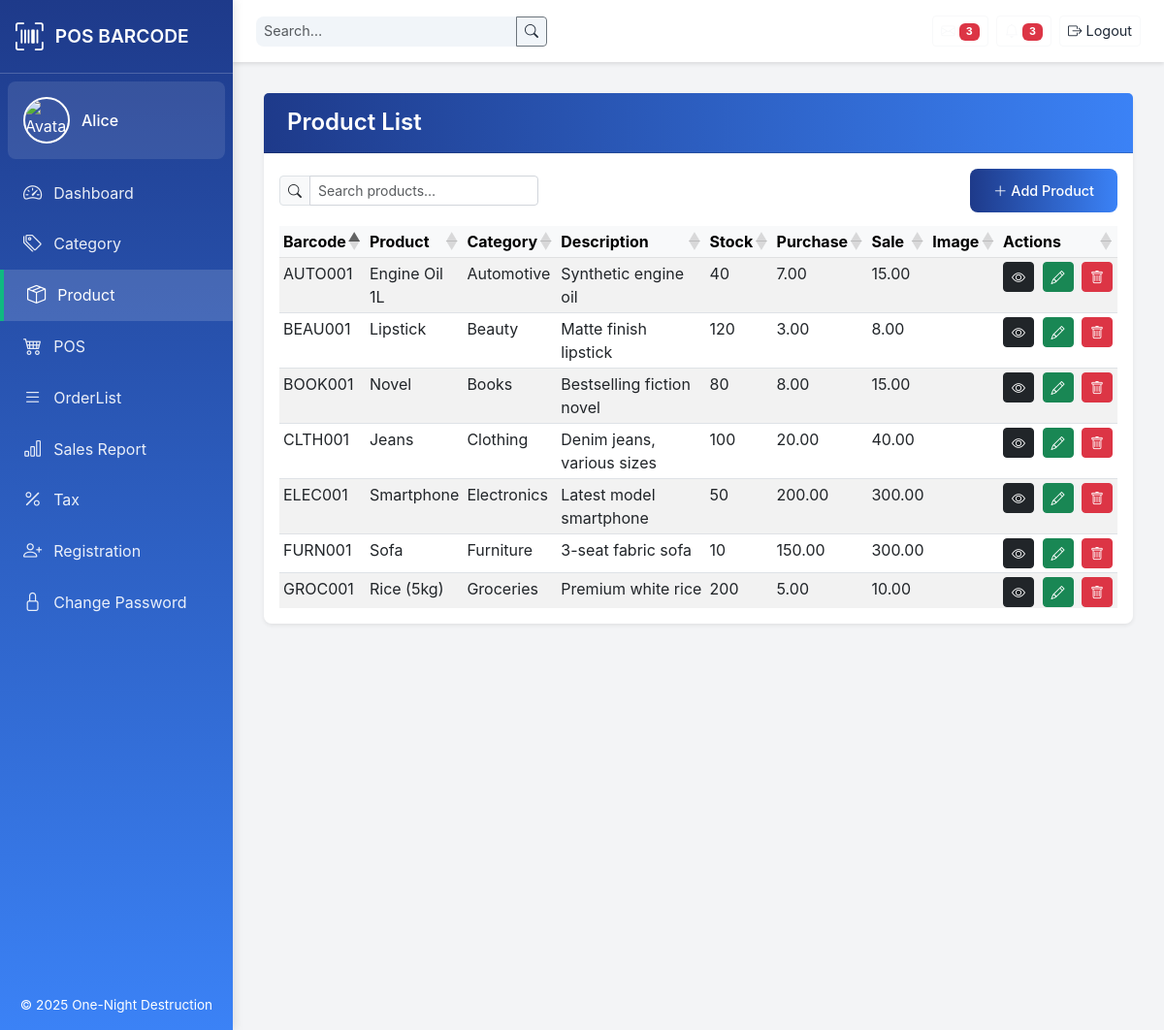
Page /views/product.php (signed in) on the committed database.
### tables this page shows
CREATE TABLE Tbl_Product (
  Product_id     INT             NOT NULL AUTO_INCREMENT,
  Barcode        VARCHAR(1000)   NOT NULL UNIQUE,
  Product_name   VARCHAR(200)    NOT NULL,
  Category_id    INT             NOT NULL,
  Description    VARCHAR(2000),
  Stock          INT             NOT NULL DEFAULT 0,
  Purchase_price DECIMAL(10,2)   NOT NULL,
  Sale_price     DECIMAL(10,2)   NOT NULL,
  Image          VARCHAR(500),
  PRIMARY KEY (Product_id),
  INDEX idx_category (Category_id),
  FOREIGN KEY (Category_id)
    REFERENCES Tbl_Category(Category_id)
    ON DELETE RESTRICT
    ON UPDATE CASCADE
);

CREATE TABLE Tbl_Category (
  Category_id   INT          NOT NULL AUTO_INCREMENT,
  Category_name VARCHAR(200) NOT NULL,
  PRIMARY KEY (Category_id)
);

### views/product.php (the view, shortened to what this page needs)
<?php
include_once __DIR__ . '/../config/db.php';
$sql = <<<SQL
  SELECT
    p.Barcode,
    p.Product_name      AS Product,
    c.Category_name     AS Category,
    p.Description,
    p.Stock,
    p.Purchase_price    AS PurchasePrice,
    p.Sale_price        AS SalePrice,
    p.Image
  FROM Tbl_Product p
  LEFT JOIN Tbl_Category c USING(Category_id)
  ORDER BY p.Product_name
SQL;
$res      = $conn->query($sql);
$products = $res->fetch_all(MYSQLI_ASSOC);
$pageTitle = 'Product List';
include __DIR__ . '/templates/header.php';
?>
<link
  rel="stylesheet"
  href="https://cdn.datatables.net/1.13.6/css/dataTables.bootstrap5.min.css"
/>
<div class="card shadow-sm mb-4">
  <div class="card-header bg-white">
    <h1 class="h5 mb-0"><?= htmlentities($pageTitle) ?></h1>
  </div>
  <div class="card-body p-3">
    <div class="d-flex justify-content-between align-items-center mb-2">
      <div id="dt-search-container"></div>
      <a href="add_product.php" class="btn btn-primary btn-sm">
        <i class="bi-plus-lg"></i> Add Product
      </a>
    </div>
    <div class="table-responsive" style="max-height:400px; overflow-y:auto;">
      <table
        id="product-table"
        class="table table-hover table-striped table-sm mb-0"
        style="width:100%">
        <thead class="table-light position-sticky top-0">
          <tr>
            <th>Barcode</th>
            <th>Product</th>
            <th>Category</th>
            <th>Description</th>
            <th>Stock</th>
            <th>Purchase</th>
            <th>Sale</th>
            <th>Image</th>
            <th>Actions</th>
          </tr>
        </thead>
        <tbody>
          <?php foreach ($products as $row): ?>
          <tr>
            <td><?= htmlspecialchars($row['Barcode']) ?></td>
            <td><?= htmlspecialchars($row['Product']) ?></td>
            <td><?= htmlspecialchars($row['Category']) ?></td>
            <td><?= htmlspecialchars($row['Description']) ?></td>
            <td><?= htmlspecialchars($row['Stock']) ?></td>
            <td><?= number_format($row['PurchasePrice'],2) ?></td>
            <td><?= number_format($row['SalePrice'],2) ?></td>
            <td>
            </td>
            <td class="text-nowrap">
              <a href="view_product.php?barcode=<?= urlencode($row['Barcode']) ?>"
                 class="btn btn-sm btn-dark" title="View">
                <i class="bi-eye"></i>
              </a>
              <a href="edit_product.php?barcode=<?= urlencode($row['Barcode']) ?>"
                 class="btn btn-sm btn-success ms-1" title="Edit">
                <i class="bi-pencil"></i>
              </a>
              <a href="delete_product.php?barcode=<?= urlencode($row['Barcode']) ?>"
                 onclick="return confirm('Delete this product?')"
                 class="btn btn-sm btn-danger ms-1" title="Delete">
                <i class="bi-trash"></i>
              </a>
            </td>
          </tr>
          <?php endforeach; ?>
        </tbody>
      </table>
    </div>
  </div>
</div>
<?php include __DIR__ . '/templates/footer.php'; ?>

### views/templates/header.php (shortened to what this page needs)
<?php
$self = basename($_SERVER['PHP_SELF']);
$username = $_SESSION['username'] ?? 'Guest';
$navItems = [
    'dashboard.php'       => ['bi-speedometer2', 'Dashboard'],
    'category.php'        => ['bi-tags',        'Category'],
    'product.php'         => ['bi-box-seam',    'Product'],
    'pos.php'             => ['bi-cart4',       'POS'],
    'orderlist.php'       => ['bi-list',        'OrderList'],
    'sales_report.php'    => ['bi-bar-chart',   'Sales Report'],
    'tax.php'             => ['bi-percent',     'Tax'],
    'registration.php'    => ['bi-person-plus', 'Registration'],
    'change_password.php' => ['bi-lock',        'Change Password'],
];
?>
<!DOCTYPE html>
<html lang="en">
<head>
    <link href="https://cdn.jsdelivr.net/npm/bootstrap@5.3.0/dist/css/bootstrap.min.css" rel="stylesheet">
    <link href="https://cdn.jsdelivr.net/npm/bootstrap-icons@1.10.5/font/bootstrap-icons.css" rel="stylesheet">
</head>
<body>
    <div class="toast-container position-fixed bottom-0 end-0 p-3">
    </div>
    <nav class="sidebar">
        <div class="sidebar-header">
            <i class="bi-upc-scan"></i>
            <h4>POS BARCODE</h4>
        </div>
        <div class="user">
            <img src="https://i.pinimg.com/564x/66/18/13/661813c9ec1f4ca8dc5adf72add50caf.jpg" alt="Avatar">
            <p><?= htmlspecialchars($username) ?></p>
        </div>
        <div class="bar">
            <ul class="nav flex-column">
                <?php foreach ($navItems as $file => [$icon, $label]):
                    $active = ($self === $file) ? 'active' : '';
                ?>
                    <li class="nav-item">
                        <a href="<?= BASE_URL ?>/views/<?= $file ?>"
                           class="nav-link <?= $active ?>">
                            <i class="<?= $icon ?>"></i>
                            <span><?= $label ?></span>
                        </a>
                    </li>
                <?php endforeach; ?>
            </ul>
        </div>
        <div class="sidebar-footer text-center" style="font-size:0.85rem; padding: 1rem;">
            © <?= date('Y') ?> One-Night Destruction
        </div>
    </nav>
    <header class="topbar">
        <div class="left d-flex align-items-center">
            <div class="search-box">
                <div class="input-group input-group-sm">
                    <input type="search" class="form-control" placeholder="Search…">
                    <button class="btn btn-outline-secondary"><i class="bi-search"></i></button>
                </div>
            </div>
        </div>
        <div class="right d-flex align-items-center">
            <div class="Messages me-2">
                <button class="btn btn-sm btn-outline-light" title="Messages">
                    <i class="bi-envelope"></i>
                    <span class="badge bg-danger">3</span>
                </button>
            </div>
            <div class="Notifications me-2">
                <button class="btn btn-sm btn-outline-light" title="Notifications">
                    <i class="bi-bell"></i>
                    <span class="badge bg-danger">3</span>
                </button>
            </div>
            <div class="logout-btn">
                <a href="<?= BASE_URL ?>/auth/logout.php" class="btn btn-sm btn-outline-light">
                    <i class="bi-box-arrow-right"></i> Logout
                </a>
            </div>
        </div>
    </header>
    <div class="main-content">

### views/templates/footer.php (shortened to what this page needs)
</body>
</html>

### views/templates/header.php (style rules this page uses)
:root { --primary-color: #1e3a8a; --secondary-color: #3b82f6; --accent-color: #10b981; --background-color: #f3f4f6; --card-bg: #ffffff; --text-color: #1f2937; --border-radius: 8px; }
html, body { height: 100%; margin: 0; background: var(--background-color); font-family: 'Inter', -apple-system, BlinkMacSystemFont, 'Segoe UI', Roboto, sans-serif; color: var(--text-color); }
.sidebar { position: fixed; top: 0; left: 0; width: 240px; height: 100%; background: linear-gradient(180deg, var(--primary-color), var(--secondary-color)); color: #ffffff; display: flex; flex-direction: column; transition: transform 0.3s ease; z-index: 1001; box-shadow: 2px 0 10px rgba(0, 0, 0, 0.1); }
.sidebar-header { display: flex; align-items: center; padding: 1rem; border-bottom: 1px solid rgba(255, 255, 255, 0.2); }
.sidebar-header i { font-size: 1.8rem; margin-right: 0.75rem; }
.sidebar-header h4 { margin: 0; font-size: 1.2rem; font-weight: 600; }
.user { display: flex; align-items: center; padding: 1rem; background: rgba(255, 255, 255, 0.1); margin: 0.5rem; border-radius: var(--border-radius); }
.user img { width: 48px; height: 48px; border-radius: 50%; margin-right: 0.75rem; border: 2px solid #ffffff; }
.user p { margin: 0; font-size: 1rem; font-weight: 500; }
.bar { flex: 1 1 auto; overflow-y: auto; }
.bar .nav-link { color: rgba(255, 255, 255, 0.9); padding: 0.75rem 1.5rem; display: flex; align-items: center; transition: background 0.2s ease, color 0.2s ease; }
.bar .nav-link i { margin-right: 0.75rem; font-size: 1.2rem; }
.bar .nav-link:hover, .bar .nav-link.active { background: rgba(255, 255, 255, 0.15); color: #ffffff; text-decoration: none; border-left: 4px solid var(--accent-color); }
.topbar { position: fixed; top: 0; left: 240px; right: 0; height: 64px; background: var(--card-bg); box-shadow: 0 2px 4px rgba(0, 0, 0, 0.1); display: flex; justify-content: space-between; align-items: center; padding: 0 1.5rem; z-index: 1000; transition: left 0.3s ease; }
.topbar .search-box .input-group { width: 300px; background: #f1f5f9; border-radius: var(--border-radius); }
.topbar .search-box .form-control { border: none; background: transparent; font-size: 0.9rem; }
.topbar .search-box .btn { color: var(--text-color); }
.right .btn { font-size: 0.9rem; transition: all 0.2s ease; }
.logout-btn a { color: var(--text-color); text-decoration: none; }
.main-content { margin-top: 64px; margin-left: 240px; padding: 2rem; min-height: calc(100% - 64px); transition: margin-left 0.3s ease; }
.card { border: none; border-radius: var(--border-radius); box-shadow: 0 4px 12px rgba(0, 0, 0, 0.1); background: var(--card-bg); transition: transform 0.2s ease; }
.card-header { background: linear-gradient(90deg, var(--primary-color), var(--secondary-color)); color: #ffffff; border-radius: var(--border-radius) var(--border-radius) 0 0; padding: 1rem 1.5rem; }
.card-header h1 { font-size: 1.5rem; font-weight: 600; margin: 0; }
.card-body { padding: 2rem; }
.form-control, .form-select { border: 1px solid #d1d5db; border-radius: var(--border-radius); padding: 0.75rem; font-size: 0.9rem; transition: border-color 0.2s ease, box-shadow 0.2s ease; }
.btn-primary, .btn-warning { background: linear-gradient(90deg, var(--primary-color), var(--secondary-color)); border: none; padding: 0.75rem 1.5rem; font-size: 0.9rem; font-weight: 500; border-radius: var(--border-radius); transition: transform 0.2s ease, box-shadow 0.2s ease; }
.toast-container { z-index: 1050; }

### rows in the picture
tbl_product: Barcode "AUTO001", Product_name "Engine Oil 1L", Category.Category_name "Automotive", Description "Synthetic engine oil", Stock "40", Purchase_price "7.00", Sale_price "15.00"
tbl_product: Barcode "CLTH001", Product_name "Jeans", Category.Category_name "Clothing", Description "Denim jeans, various sizes", Stock "100", Purchase_price "20.00", Sale_price "40.00"
tbl_product: Barcode "BEAU001", Product_name "Lipstick", Category.Category_name "Beauty", Description "Matte finish lipstick", Stock "120", Purchase_price "3.00", Sale_price "8.00"
tbl_product: Barcode "BOOK001", Product_name "Novel", Category.Category_name "Books", Description "Bestselling fiction novel", Stock "80", Purchase_price "8.00", Sale_price "15.00"
tbl_product: Barcode "GROC001", Product_name "Rice (5kg)", Category.Category_name "Groceries", Description "Premium white rice", Stock "200", Purchase_price "5.00", Sale_price "10.00"
tbl_product: Barcode "ELEC001", Product_name "Smartphone", Category.Category_name "Electronics", Description "Latest model smartphone", Stock "50", Purchase_price "200.00", Sale_price "300.00"
tbl_product: Barcode "FURN001", Product_name "Sofa", Category.Category_name "Furniture", Description "3-seat fabric sofa", Stock "10", Purchase_price "150.00", Sale_price "300.00"

### other values in the picture
$username "Alice"
$label "Dashboard"
$label "Category"
$label "Product"
$label "POS"
$label "OrderList"
$label "Sales Report"
$label "Tax"
$label "Registration"
$label "Change Password"
$pageTitle "Product List"
